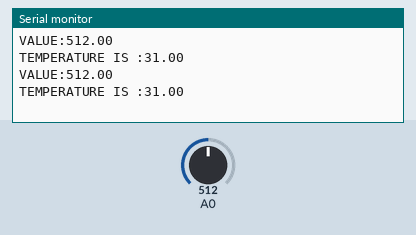
Simulated run of this sketch. Board: Arduino Uno, built with avr-gcc and run on an emulated ATmega328P. Shown: the last lines printed to the serial monitor. The inputs (shaded band) are chosen by the test bench; at power-on: A0 = 512.

Above: at 1.8 s.
1.9 s: A0 set to 716
At 2.8 s:
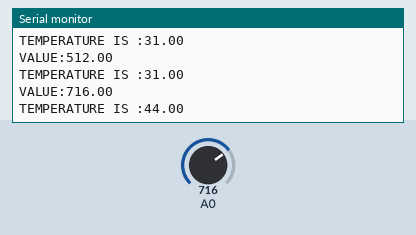
3.4 s: A0 set to 900
At 4.8 s:
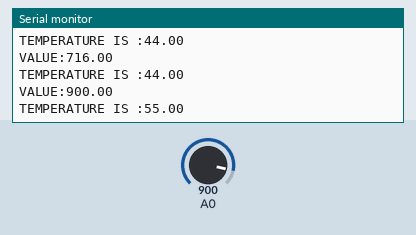
Timing chart, 0 to 6.4 s (numbered marks = the images above; inputs shaded):
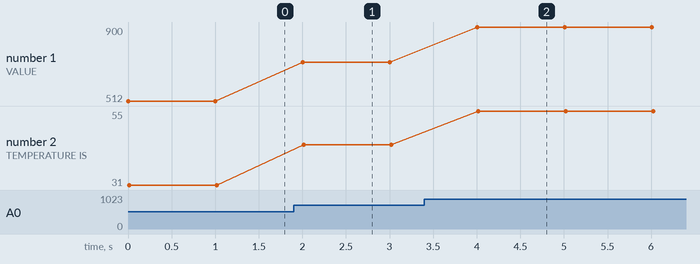

Measured:
- after the input at 1.9 s, the serial monitor: prints a new line after 0.10 s (image 1)
- after the input at 3.4 s, the serial monitor: prints a new line after 0.61 s (image 2)
- plotted number 1: 512 → 716 after the input at 1.9 s, 716 → 900 after the input at 3.4 s
- plotted number 2: 31 → 44 after the input at 1.9 s, 44 → 55 after the input at 3.4 s

The sketch:

clase_2.0.ino
```cpp
float i=0;
float j=0;
void setup() {
  // put your setup code here, to run once:
  pinMode(A0,INPUT);
  pinMode(1,OUTPUT);
  Serial.begin(9600);
  //Serial.print("La temperatura es de:");
}

void loop() {
  // put your main code here, to run repeatedly:
  //i = random(0,1023);
  i=analogRead(A0);
  j = map(i, 0, 1023, 0, 63);


  if (i>512)
  {
    digitalWrite(1,HIGH);
  }
  else
  {
    digitalWrite(1,LOW);
  }
  //Serial.println(pot1);
  Serial.print("VALUE:");
  Serial.println(i);
  Serial.print("TEMPERATURE IS :");
  Serial.println(j);
   delay(1000);
}
```
